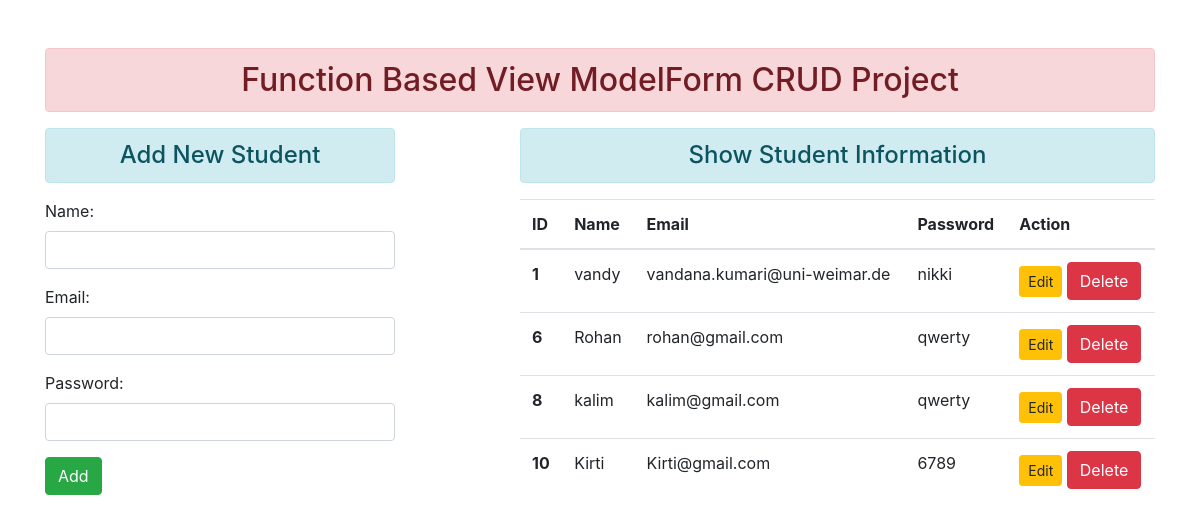
The page / on the database its author committed.
### crudapp/models.py (models this page shows)
class User(models.Model):
    name = models.CharField(max_length=50)
    email = models.EmailField(max_length=100)
    password = models.CharField(max_length=100)

### crudapp/views.py (the view)
# urls.py: path('', views.add_show, name='addandshow'),
def add_show(req):
    if req.method == 'POST':
        fm = StudentRegistration(req.POST)
        if fm.is_valid():
            nm = fm.cleaned_data['name']
            em = fm.cleaned_data['email']
            pw = fm.cleaned_data['password']
            reg = User(name=nm, email=em, password=pw)
            reg.save()
            fm = StudentRegistration()
    else:
        fm = StudentRegistration()
    stud = User.objects.all()
    return render(req, 'crudapp/addandshow.html', {'form':fm, 'stud':stud})

### crudapp/forms.py
class StudentRegistration(forms.ModelForm):
    class Meta:
        model = User
        fields = ['name', 'email', 'password']
        widgets = {
            'name': forms.TextInput(attrs={'class':'form-control'}),
            'email': forms.EmailInput(attrs={'class':'form-control'}),
            'password': forms.PasswordInput(render_value=True, attrs={'class':'form-control'}),
        }

### crudapp/templates/crudapp/addandshow.html (shortened to what this page needs)
{% extends 'crudapp/base.html' %}
{% block content %}
<div class="row">
    <div class="col-sm-4">
        <h4 class="text-center alert alert-info">Add New Student</h4>
        <form action="" method="POST">
            {{form.as_p}}
            <input type="submit" class="btn btn-success" value="Add">
        </form>
    </div>
    <div class="col-sm-7 offset-1">
        <h4 class="text-center alert alert-info">Show Student Information</h4>
        {% if stud %}
            <table class="table table-hover">
                <thead>
                        <tr>
                        <th scope="col">ID</th>
                        <th scope="col">Name</th>
                        <th scope="col">Email</th>
                        <th scope="col">Password</th>
                        <th scope="col">Action</th>
                        </tr>
                </thead>
                <tbody>
                    {% for st in stud %}
                        <tr>
                        <th scope="row">{{st.id}}</th>
                        <td>{{st.name}}</td>
                        <td>{{st.email}}</td>
                        <td>{{st.password}}</td>
                        <td>
                        <a href="{% url 'updatedata' st.id %}" class="btn btn-warning btn-sm">Edit</a>
                        <form action="{% url 'deletedata' st.id %}" method="POST" class="d-inline">
                            <input type="submit" class="btn btn-danger" value="Delete">
                        </form>
                        </td>
                        </tr>
                    {% endfor %}
                </tbody>
            </table>
        {% else %}
        <h4 class="text-center alert alert-warning">No Data</h4>
        {% endif %}
    </div>
</div>
{% endblock content %}

### crudapp/templates/crudapp/base.html (shortened to what this page needs)
{% load static %}
<!DOCTYPE html>
<html lang="en">
<head>
    <link rel="stylesheet" href="{% static 'crudapp/css/bootstrap.css'%}">
</head>
<body>
    <div class="container mt-5">
    <h2 class="text-center alert alert-danger">Function Based View ModelForm CRUD Project</h2>
    {% block content %}
    {% endblock content %}
    </div>
</body>
</html>

### rows shown on the page
User: id "1", name "vandy", email "vandana.kumari@uni-weimar.de", password "nikki"
User: id "6", name "Rohan", email "rohan@gmail.com", password "qwerty"
User: id "8", name "kalim", email "kalim@gmail.com", password "qwerty"
User: id "10", name "Kirti", email "Kirti@gmail.com", password "6789"
